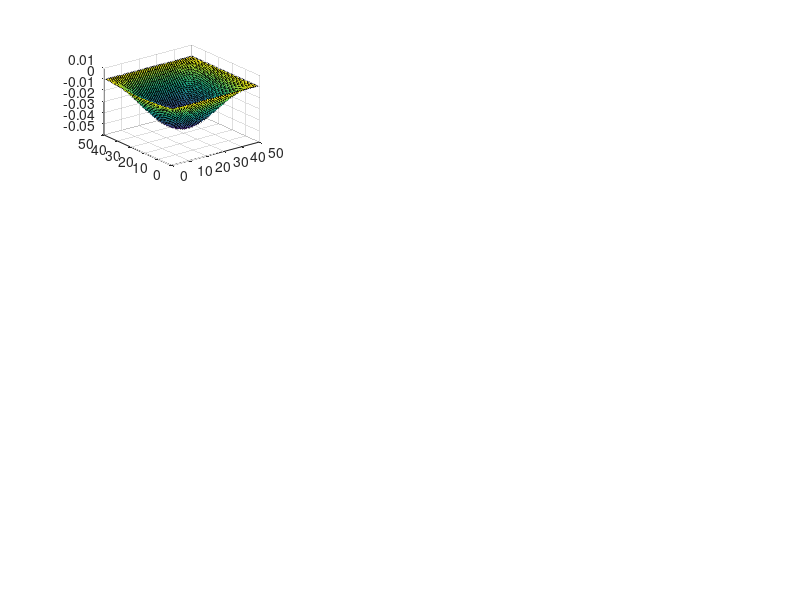

Write the MATLAB code that produced this figure. (Note: this script raises an error after producing the figure.)
%Baldeep Kooner 101004107
%ELEC 4700 PA-5: Harmonic Wave Equation in 2D FD and Modes
clear all
close all

nx = 50;
ny = 50;
G = sparse(nx*ny, nx*ny);
delta = 1;
nxm = 0;
nxp = 0;
nym = 0;
nyp = 0;
% Set Boundary Conditions
%{
for m = 1:(nx*ny)
    G(m, :) = 0;
    G(m, m) = 1;
end
%}
% Set Boundary Conditions + Bulk nodes using FD model
for i = 1:nx
    for j = 1:ny
        n = j + (i - 1) * ny;
        nxm = j + (i - 2) * ny;
        nxp = j + (i) * ny;
        nym = (j - 1) + (i - 1) * ny;
        nyp = (j + 1) + (i - 1) * ny;
        if i == 1
            G(n, :) = 0;
            G(n, n) = 1;
        elseif i == nx
            G(n, :) = 0;
            G(n, n) = 1;
        elseif j == ny
            G(n, :) = 0;
            G(n, n) = 1;
        %{
        elseif i > 10 && i < 20 && j > 10 && j < 20
            G(n, n) = -2;
            G(n, nxm) = 1;
            G(n, nxp) = 1;
            G(n, nym) = 1;
            G(n, nyp) = 1;
        %}
        else
            G(n, n) = -4;
            G(n, nxm) = 1;
            G(n, nxp) = 1;
            G(n, nym) = 1; 
            G(n, nyp) = 1;
        end
    end
end

%g1 = G(1:25, 1:50);
%g2 = G(26:50, 1:50);
[E, D] = eigs(G, 9, 'SM');
%{    
figure(1)
spy(G)
title('Sparsity Pattern of G Matrix')
xlabel('nx')
ylabel('ny')
grid on
%}
%{
subplot(2, 2, 2)
plot(1:9, diag(D).')
title('Eigenvalues')
grid on
%}
eigenVectors = zeros(nx, ny);
%Vector remapping to plot eigenvectors
for k = 1:9
    for i = 1:nx
        for j = 1:ny
            n = j + (i - 1) * ny;
            eigenVectors(i, j) = E(n, k);
        end
    end
    figure(2)
    subplot(3, 3, k); 
    surf(eigenVectors);
    grid on
    colormap(parula)
end





